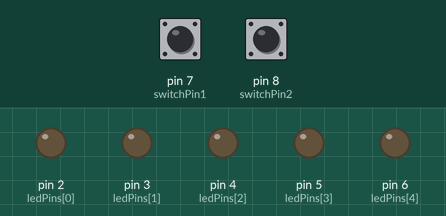
Recording of a sketch running on a simulated Arduino Uno, built with avr-gcc and run on an emulated ATmega328P. On the bench: output pins drawn as LEDs (lit = HIGH). Dashed ring = blinking. Inputs (shaded band) come from the test bench; at power-on: pin 7 (switchPin1) HIGH, pin 8 (switchPin2) HIGH.

Above: at 1.2 s.
1.3 s: pin 7 (switchPin1) pulled LOW for 0.15 s
At 1.45 s:
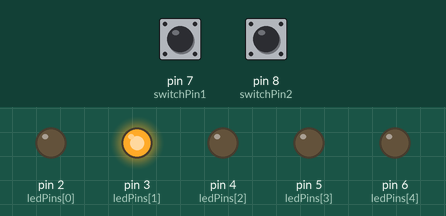
4.3 s: pin 8 (switchPin2) pulled LOW for 1 s
At 4.45 s:
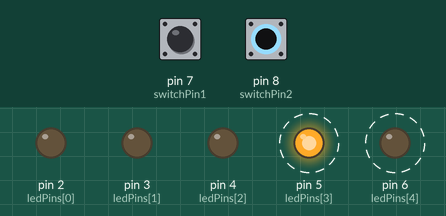
7.3 s: pin 8 (switchPin2) pulled LOW for 3.2 s
At 7.55 s:
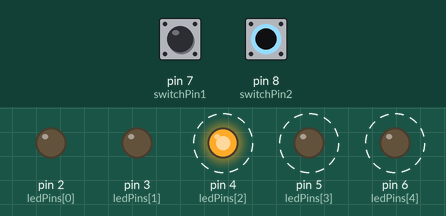
12.0 s: pin 7 (switchPin1) pulled LOW for 3.2 s
At 12.45 s:
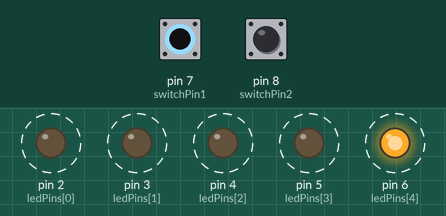
Timing chart, 0 to 16.8 s (numbered marks = the images above; inputs shaded):
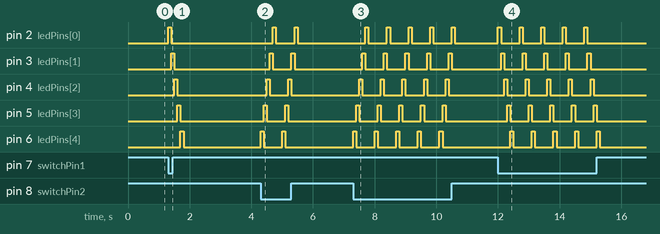

The sketch:

Lab_02.ino
```cpp
// Define the pins for the 5 LEDs and the two switches
const int ledPins[] = {2, 3, 4, 5, 6};
const int switchPin1 = 7;  // Switch for running in one direction
const int switchPin2 = 8;  // Switch for running in the opposite direction

void setup() {
  // Set up LED pins as outputs
  for (int i = 0; i < 5; i++) {
    pinMode(ledPins[i], OUTPUT);
  }

  // Set up switch pins as inputs with pull-up resistors
  pinMode(switchPin1, INPUT_PULLUP);
  pinMode(switchPin2, INPUT_PULLUP);
}

void loop() {
  // Check the state of the first switch
  if (digitalRead(switchPin1) == LOW) {
    runPatternForward();
    delay(200); // Debounce delay
  }

  // Check the state of the second switch
  if (digitalRead(switchPin2) == LOW) {
    runPatternBackward();
    delay(200); // Debounce delay
  }
}

void runPatternForward() {
  for (int i = 0; i < 5; i++) {
    digitalWrite(ledPins[i], HIGH);
    delay(100); // Adjust the delay as needed
    digitalWrite(ledPins[i], LOW);
  }
}

void runPatternBackward() {
  for (int i = 4; i >= 0; i--) {
    digitalWrite(ledPins[i], HIGH);
    delay(100); // Adjust the delay as needed
    digitalWrite(ledPins[i], LOW);
  }
}
```

Measured:
- after the input at 1.3 s, pin 2 (ledPins[0]): LOW → HIGH at once, → LOW 0.10 s later; pin 3 (ledPins[1]): LOW → HIGH after 0.10 s, → LOW 0.10 s later; pin 4 (ledPins[2]): LOW → HIGH after 0.20 s, → LOW 0.10 s later; pin 5 (ledPins[3]): LOW → HIGH after 0.30 s, → LOW 0.10 s later; pin 6 (ledPins[4]): LOW → HIGH after 0.40 s, → LOW 0.10 s later
- after the input at 4.3 s, pin 2 (ledPins[0]): alternates HIGH for 0.10 s and LOW for 0.60 s, 4 changes in all, then stays LOW, starting after 0.40 s; pin 3 (ledPins[1]): alternates HIGH for 0.10 s and LOW for 0.60 s, 4 changes in all, then stays LOW, starting after 0.30 s
- after the input at 7.3 s, pin 2 (ledPins[0]): alternates HIGH for 0.10 s and LOW for 0.60 s, 10 changes in all, then stays LOW, starting after 0.40 s; pin 3 (ledPins[1]): alternates HIGH for 0.10 s and LOW for 0.60 s, 10 changes in all, then stays LOW, starting after 0.30 s
- after the input at 12.0 s, pin 2 (ledPins[0]): alternates HIGH for 0.10 s and LOW for 0.60 s, 10 changes in all, then stays LOW, starting at once; pin 3 (ledPins[1]): alternates HIGH for 0.10 s and LOW for 0.60 s, 10 changes in all, then stays LOW, starting after 0.10 s
